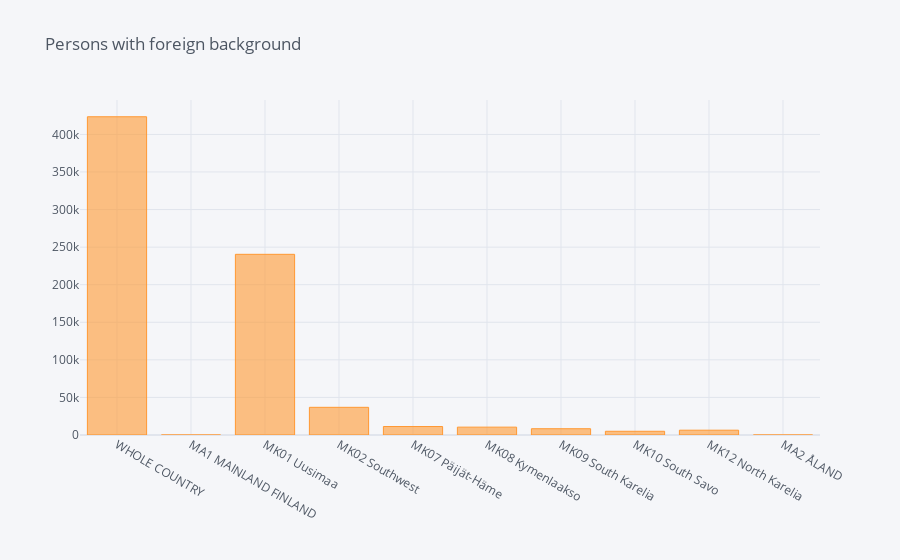

Notebook source saved alongside this figure:
### Code cell
x=data2.loc[data2[2019]==data2.groupby("Region")[2019].transform("max")][["Region","Attribute",2019]].reset_index(drop=True)
x.loc[x.Attribute=='Persons with foreign background'][[2019,"Region"]].iplot(kind='bar',x="Region",title="Persons with foreign background ")

### Figure 1 — Plotly figure (JSON) as saved in the notebook; plotly's stock layout.template omitted (floating-point values rounded to 4 significant figures)
{"data": [{"marker": {"color": "rgba(255, 153, 51, 0.6)", "line": {"color": "rgba(255, 153, 51, 1.0)", "width": 1}}, "name": "2019", "orientation": "v", "text": "", "type": "bar", "x": ["WHOLE COUNTRY", "MA1 MAINLAND FINLAND", "MK01 Uusimaa", "MK02 Southwest", "MK07 Päijät-Häme", "MK08 Kymenlaakso", "MK09 South Karelia", "MK10 South Savo", "MK12 North Karelia", "MA2 ÅLAND"], "y": [423494, 0, 240435, 36828, 11285, 10463, 8351, 4945, 6389, 0]}], "layout": {"legend": {"bgcolor": "#F5F6F9", "font": {"color": "#4D5663"}}, "paper_bgcolor": "#F5F6F9", "plot_bgcolor": "#F5F6F9", "title": {"font": {"color": "#4D5663"}, "text": "Persons with foreign background "}, "xaxis": {"gridcolor": "#E1E5ED", "showgrid": true, "tickfont": {"color": "#4D5663"}, "title": {"font": {"color": "#4D5663"}, "text": ""}, "zerolinecolor": "#E1E5ED"}, "yaxis": {"gridcolor": "#E1E5ED", "showgrid": true, "tickfont": {"color": "#4D5663"}, "title": {"font": {"color": "#4D5663"}, "text": ""}, "zerolinecolor": "#E1E5ED"}}}
